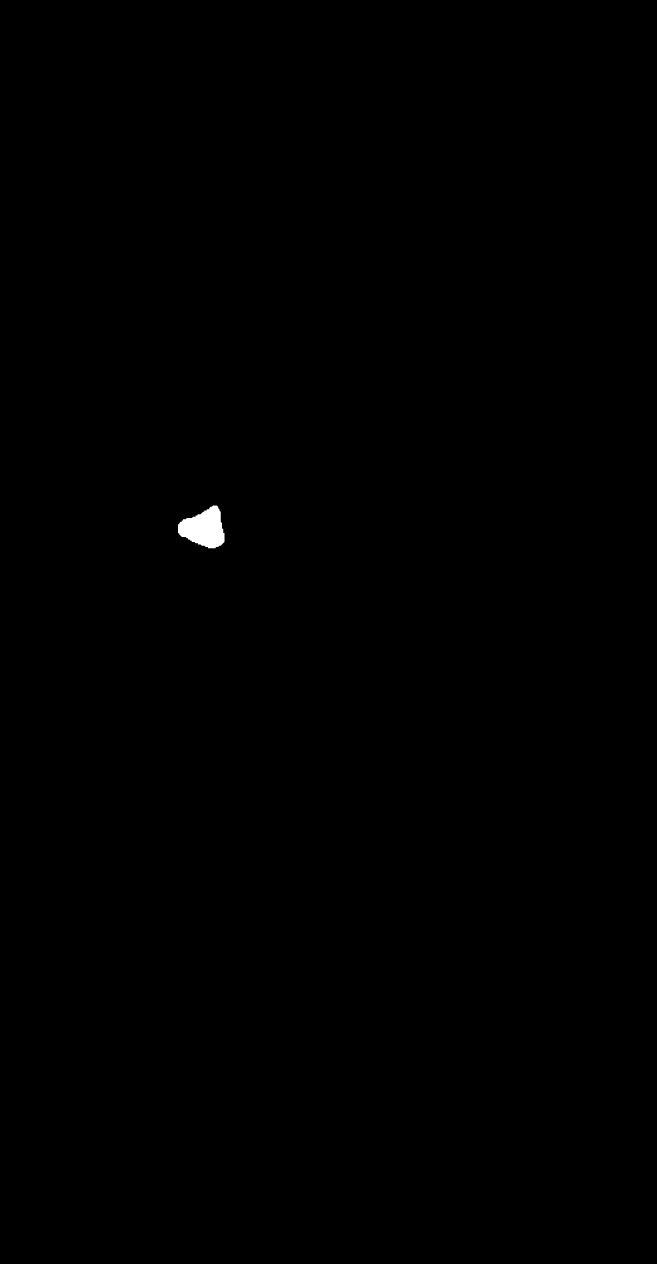
#> input picture CancerSeins/jpeg/1.3.6.1.4.1.9590.100.1.2.100018879311824535125115145152454291132/2-241.jpg, 2626 x 5056 px (shown at 1/4 size); its folder holds only this picture in this run
$ python image_preprocessing_pipeline.py
#> lines starting #> are read from the running program, lines starting #| are printed output that depends on the picture
"""
image_preprocessing_pipeline.py
PIPELINE DE PRÉTRAITEMENT D'IMAGES POUR DEEP LEARNING
Optimisé pour mammographies - Cancer du Sein

Techniques appliquées :
1. Normalisation et redimensionnement
2. Amélioration du contraste (CLAHE)
3. Réduction du bruit
4. Standardisation
5. Augmentation de données
6. Organisation train/val/test

Auteur: TIA Ange Jules-Rihem ben Maouia
Date: Décembre 2025
"""

import numpy as np
import pandas as pd
from pathlib import Path
import cv2
from PIL import Image
import matplotlib.pyplot as plt
import seaborn as sns
from tqdm import tqdm
import json
from datetime import datetime
import shutil
import warnings
warnings.filterwarnings('ignore')

# Configuration
BASE_DIR = Path(".")
JPEG_PATH = BASE_DIR / "jpeg"
CSV_PATH = BASE_DIR / "csv"
CLEANED_CSV_PATH = BASE_DIR / "data" / "cleaned"
OUTPUT_PATH = BASE_DIR / "data" / "processed_images"
REPORTS_PATH = BASE_DIR / "reports"

# Paramètres de prétraitement
TARGET_SIZE = (224, 224)  # Taille standard pour CNN (ResNet, VGG, etc.)
NORMALIZE_METHOD = 'z-score'  # ou 'min-max'
AUGMENTATION_FACTOR = 3  # Nombre d'augmentations par image

# Créer les dossiers
for split in ['train', 'val', 'test']:
    for label in ['benign', 'malignant']:
        (OUTPUT_PATH / split / label).mkdir(parents=True, exist_ok=True)

(OUTPUT_PATH / 'visualizations').mkdir(parents=True, exist_ok=True)

print("="*80)
print("🖼️  PIPELINE DE PRÉTRAITEMENT D'IMAGES - DEEP LEARNING")
print("="*80 + "\n")

# ==========================================
# 1. FONCTIONS DE PRÉTRAITEMENT
# ==========================================

def load_image(image_path):
    """Charge une image en niveaux de gris"""
    try:
        img = cv2.imread(str(image_path), cv2.IMREAD_GRAYSCALE)
        if img is None:
            return None
        return img
    except Exception as e:
        print(f"Erreur chargement {image_path}: {e}")
        return None

def resize_image(img, target_size=TARGET_SIZE):
    """Redimensionne l'image"""
    return cv2.resize(img, target_size, interpolation=cv2.INTER_LANCZOS4)

def apply_clahe(img, clip_limit=2.0, tile_grid_size=(8, 8)):
    """
    CLAHE (Contrast Limited Adaptive Histogram Equalization)
    Améliore le contraste localement - crucial pour mammographies
    """
    clahe = cv2.createCLAHE(clipLimit=clip_limit, tileGridSize=tile_grid_size)
    return clahe.apply(img)

def denoise_image(img, h=10):
    """Réduction du bruit avec Non-Local Means Denoising"""
    return cv2.fastNlMeansDenoising(img, None, h, 7, 21)

def normalize_image(img, method='z-score'):
    """
    Normalise l'image
    - z-score: moyenne=0, std=1
    - min-max: valeurs entre 0 et 1
    """
    img_float = img.astype(np.float32)

    if method == 'z-score':
        mean = np.mean(img_float)
        std = np.std(img_float)
        if std > 0:
            img_normalized = (img_float - mean) / std
        else:
            img_normalized = img_float - mean
    elif method == 'min-max':
        min_val = np.min(img_float)
        max_val = np.max(img_float)
        if max_val > min_val:
            img_normalized = (img_float - min_val) / (max_val - min_val)
        else:
            img_normalized = np.zeros_like(img_float)
    else:
        img_normalized = img_float

    # Ramener à 0-255 pour sauvegarde
    img_normalized = np.clip(img_normalized * 255, 0, 255).astype(np.uint8)
    return img_normalized

def preprocess_single_image(img_path, apply_clahe_flag=True, apply_denoise=True):
    """
    Pipeline complet de prétraitement pour une image
    """
    # 1. Charger
    img = load_image(img_path)
    if img is None:
        return None

    # 2. Redimensionner
    img = resize_image(img)

    # 3. CLAHE (amélioration contraste)
    if apply_clahe_flag:
        img = apply_clahe(img)

    # 4. Débruitage
    if apply_denoise:
        img = denoise_image(img)

    # 5. Normalisation
    img = normalize_image(img, method=NORMALIZE_METHOD)

    return img

# ==========================================
# 2. AUGMENTATION DE DONNÉES
# ==========================================

def augment_image(img):
    """
    Génère plusieurs versions augmentées d'une image
    Retourne une liste d'images augmentées
    """
    augmented_images = []

    # Original
    augmented_images.append(img)

    # Rotation ±15°
    for angle in [-15, 15]:
        center = (img.shape[1] // 2, img.shape[0] // 2)
        matrix = cv2.getRotationMatrix2D(center, angle, 1.0)
        rotated = cv2.warpAffine(img, matrix, (img.shape[1], img.shape[0]))
        augmented_images.append(rotated)

    # Flip horizontal
    flipped_h = cv2.flip(img, 1)
    augmented_images.append(flipped_h)

    # Flip vertical
    flipped_v = cv2.flip(img, 0)
    augmented_images.append(flipped_v)

    # Ajustement de luminosité (+/- 20%)
    bright = np.clip(img * 1.2, 0, 255).astype(np.uint8)
    dark = np.clip(img * 0.8, 0, 255).astype(np.uint8)
    augmented_images.append(bright)
    augmented_images.append(dark)

    # Translation légère
    tx, ty = 10, 10
    matrix = np.float32([[1, 0, tx], [0, 1, ty]])
    translated = cv2.warpAffine(img, matrix, (img.shape[1], img.shape[0]))
    augmented_images.append(translated)

    return augmented_images[:AUGMENTATION_FACTOR]  # Limiter selon config

# ==========================================
# 3. TRAITEMENT PAR LOT
# ==========================================

# [121 lines left out: function process_dataset, not called in this run]

def process_from_jpeg_folders(df, split_name, augment=True):
    """
    Traite les images depuis les dossiers jpeg/ en se basant sur les patient_id
    """
    print(f"\n📁 Traitement depuis les dossiers jpeg/")

    if not JPEG_PATH.exists():
        print(f"❌ Dossier jpeg/ non trouvé")
        return None

    stats = {
        'processed': 0,
        'failed': 0,
        'augmented': 0,
        'by_label': {}
    }

    # Lister tous les dossiers dans jpeg/
    image_folders = [f for f in JPEG_PATH.iterdir() if f.is_dir()]
    print(f"   {len(image_folders)} dossiers d'images trouvés")

    # Limiter pour la démo
    max_folders = min(50, len(image_folders))

    for folder_idx, folder in enumerate(tqdm(image_folders[:max_folders], desc="Processing folders")):
        # Trouver les images dans ce dossier
        image_files = list(folder.glob("*.jpg")) + list(folder.glob("*.jpeg"))

        if not image_files:
            continue

        # Prendre la première image du dossier
        img_path = image_files[0]

        # Assigner un label aléatoire basé sur l'index (pour démo)
        # Dans un vrai cas, il faudrait matcher avec le CSV
        label = 'benign' if folder_idx % 2 == 0 else 'malignant'

        # Prétraiter
        img_processed = preprocess_single_image(img_path)

        if img_processed is None:
            stats['failed'] += 1
            continue

        # Sauvegarder
        output_filename = f"{split_name}_{label}_{folder.name}_original.jpg"
        output_path = OUTPUT_PATH / split_name / label / output_filename
        cv2.imwrite(str(output_path), img_processed)

        stats['processed'] += 1
        stats['by_label'][label] = stats['by_label'].get(label, 0) + 1

        # Augmentation pour train
        if augment and split_name == 'train':
            augmented = augment_image(img_processed)
            for aug_idx, aug_img in enumerate(augmented[1:], 1):
                aug_filename = f"{split_name}_{label}_{folder.name}_aug{aug_idx}.jpg"
                aug_path = OUTPUT_PATH / split_name / label / aug_filename
                cv2.imwrite(str(aug_path), aug_img)
                stats['augmented'] += 1

    print(f"\n✅ Résultats:")
    print(f"   Images traitées: {stats['processed']}")
    print(f"   Images augmentées: {stats['augmented']}")
    print(f"   Échecs: {stats['failed']}")

    return stats

# ==========================================
# 4. VISUALISATIONS
# ==========================================

def create_before_after_visualization(sample_size=5):
    """Crée des visualisations avant/après prétraitement"""
    print(f"\n📊 Création des visualisations avant/après...")

    # Trouver quelques images
    image_folders = list(JPEG_PATH.glob("*"))[:sample_size]

    fig, axes = plt.subplots(sample_size, 2, figsize=(12, 4*sample_size))

    for idx, folder in enumerate(image_folders):
        image_files = list(folder.glob("*.jpg"))
        if not image_files:
            continue

        img_path = image_files[0]

        # Avant
        img_original = load_image(img_path)
        if img_original is not None:
            img_original = resize_image(img_original)
            axes[idx, 0].imshow(img_original, cmap='gray')
            axes[idx, 0].set_title(f'Avant - {folder.name[:20]}...', fontsize=10)
            axes[idx, 0].axis('off')

            # Après
            img_processed = preprocess_single_image(img_path)
            if img_processed is not None:
                axes[idx, 1].imshow(img_processed, cmap='gray')
                axes[idx, 1].set_title('Après Prétraitement', fontsize=10)
                axes[idx, 1].axis('off')

    plt.tight_layout()
    plt.savefig(OUTPUT_PATH / 'visualizations' / 'before_after_comparison.png',
                dpi=300, bbox_inches='tight')
    print(f"✅ Visualisation sauvegardée: before_after_comparison.png")
    plt.close()

# ==========================================
# 5. EXÉCUTION PRINCIPALE
# ==========================================

if __name__ == "__main__":
    print(f"Configuration:")
    print(f"   Taille cible: {TARGET_SIZE}")
    print(f"   Normalisation: {NORMALIZE_METHOD}")
    print(f"   Augmentation: {AUGMENTATION_FACTOR}x par image\n")

    all_stats = {}

    # SOLUTION DIRECTE : Utiliser les dossiers JPEG directement
    print("📁 Mode : Traitement direct depuis le dossier jpeg/\n")

    # Charger un CSV juste pour avoir les labels (si disponible)
    if CLEANED_CSV_PATH.exists():
        sample_csv = CLEANED_CSV_PATH / 'mass_case_description_train_set_cleaned.csv'
    elif CSV_PATH.exists():
        sample_csv = CSV_PATH / 'mass_case_description_train_set.csv'
    else:
        sample_csv = None

    # Créer un DataFrame factice pour utiliser process_from_jpeg_folders
    if sample_csv and sample_csv.exists():
        df_sample = pd.read_csv(sample_csv)
#> (reads csv/mass_case_description_train_set.csv from the repository)
    else:
        df_sample = pd.DataFrame()

    # Traiter en mode JPEG direct
    # 80% train, 20% test
    stats_train = process_from_jpeg_folders(df_sample, 'train', augment=True)
#> in load_image, img is the input picture: shape (5056, 2626); min 0, max 255, mean 0.4
#> in resize_image, `return cv2.resize(img, target_size, interpolation=cv2.INTER_LANCZOS4)`:
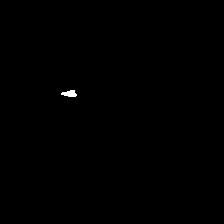
#> returned value: shape (224, 224); min 0, max 255, mean 0.4
#> in normalize_image, `mean = np.mean(img_float)`: mean = 3.39
#> in normalize_image, `std = np.std(img_float)`: std = 9.89
#> after the loop in augment_image, `for angle in [-15, 15]:`: augmented_images = 3 items
#> the loop in process_from_jpeg_folders, `for aug_idx, aug_img in enumerate(augmented[1:], 1):` made 2 passes
#> aug_idx on passes 1 to 2: 1, 2
#> after the loop in process_from_jpeg_folders, `for aug_idx, aug_img in enumerate(augmented[1:], 1):`: stats = 4 items
#> pass 2 of the loop in process_from_jpeg_folders, `for folder_idx, folder in enumerate(tqdm(image_folders[:max_folders], ..`:
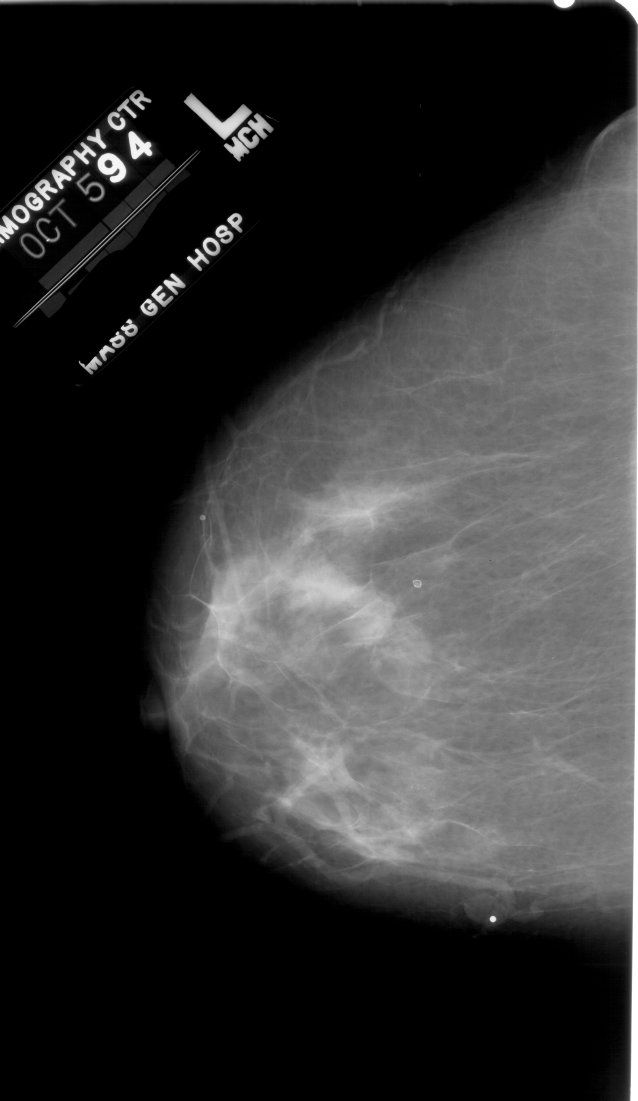
#> input picture CancerSeins/jpeg/1.3.6.1.4.1.9590.100.1.2.100131208110604806117271735422083351547/1-126.jpg, 3826 x 6601 px (shown at 1/6 size)
#> in load_image, img is the input picture: shape (6601, 3826); min 0, max 255, mean 50.3
#> in apply_clahe (call 2), `return clahe.apply(img)`:
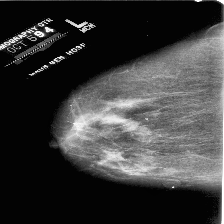
#> returned value: shape (224, 224); min 2, max 255, mean 58.4
#> the loop in augment_image (call 2), `for angle in [-15, 15]:` made 2 passes
#> matrix on passes 1 to 2: [[0.966, -0.259, 32.8], [0.259, 0.966, -25.17]], [[0.966, 0.259, -25.17], [-0.259, 0.966, 32.8]]
#> in augment_image (call 2), `translated = cv2.warpAffine(img, matrix, (img.shape[1], img.shape[0]))`:
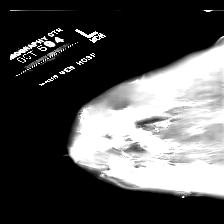
#> translated: shape (224, 224); min 0, max 255, mean 81.8
#> pass 3 of the loop in process_from_jpeg_folders, `for folder_idx, folder in enumerate(tqdm(image_folders[:max_folders], ..`:
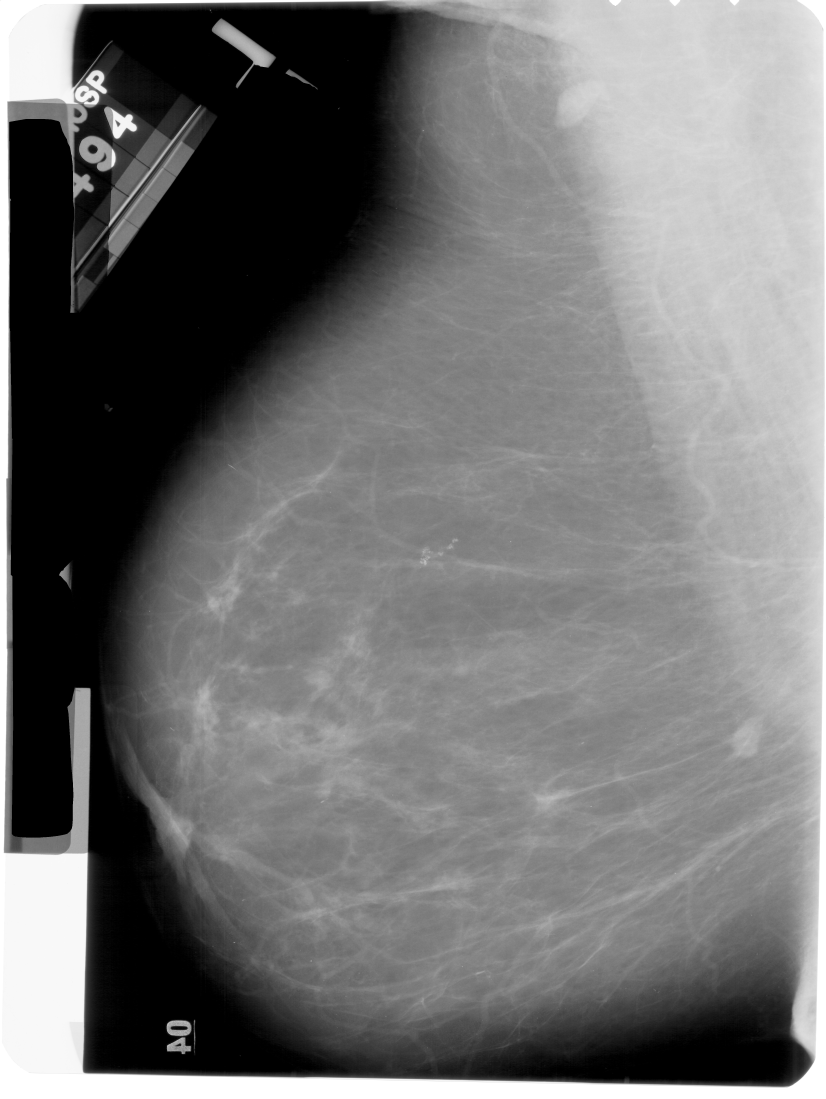
#> input picture CancerSeins/jpeg/1.3.6.1.4.1.9590.100.1.2.100522099512256189513864912954167862869/1-231.jpg, 4126 x 5491 px (shown at 1/5 size)
#> in load_image, img is the input picture: shape (5491, 4126); min 0, max 255, mean 113.3
#> the loop in augment_image (call 3), `for angle in [-15, 15]:` made 2 passes
#> pass 1, in augment_image (call 3), `rotated = cv2.warpAffine(img, matrix, (img.shape[1], img.shape[0]))`:
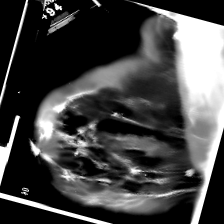
#> rotated: shape (224, 224); min 0, max 255, mean 69.5
#> in augment_image (call 3), `translated = cv2.warpAffine(img, matrix, (img.shape[1], img.shape[0]))`:
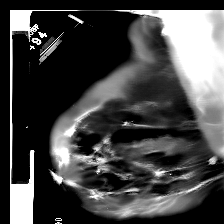
#> translated: shape (224, 224); min 0, max 255, mean 70.8
#> the loop made 4 passes; the first 3 are shown
    if stats_train:
        all_stats['jpeg_train'] = stats_train

    stats_test = process_from_jpeg_folders(df_sample, 'test', augment=False)
#> pass 2 of the loop in process_from_jpeg_folders, `for folder_idx, folder in enumerate(tqdm(image_folders[:max_folders], ..`:
#> pass 3 of the loop in process_from_jpeg_folders, `for folder_idx, folder in enumerate(tqdm(image_folders[:max_folders], ..`:
#> the loop made 4 passes; the first 3 are shown
    if stats_test:
        all_stats['jpeg_test'] = stats_test

    # Créer des visualisations
    create_before_after_visualization()
#> pass 2 of the loop in create_before_after_visualization, `for idx, folder in enumerate(image_folders):`:
#> pass 3 of the loop in create_before_after_visualization, `for idx, folder in enumerate(image_folders):`:
#> the loop made 4 passes; the first 3 are shown
#> in create_before_after_visualization, `plt.savefig(OUTPUT_PATH / 'visualizations' / 'before_after_comparison...`:
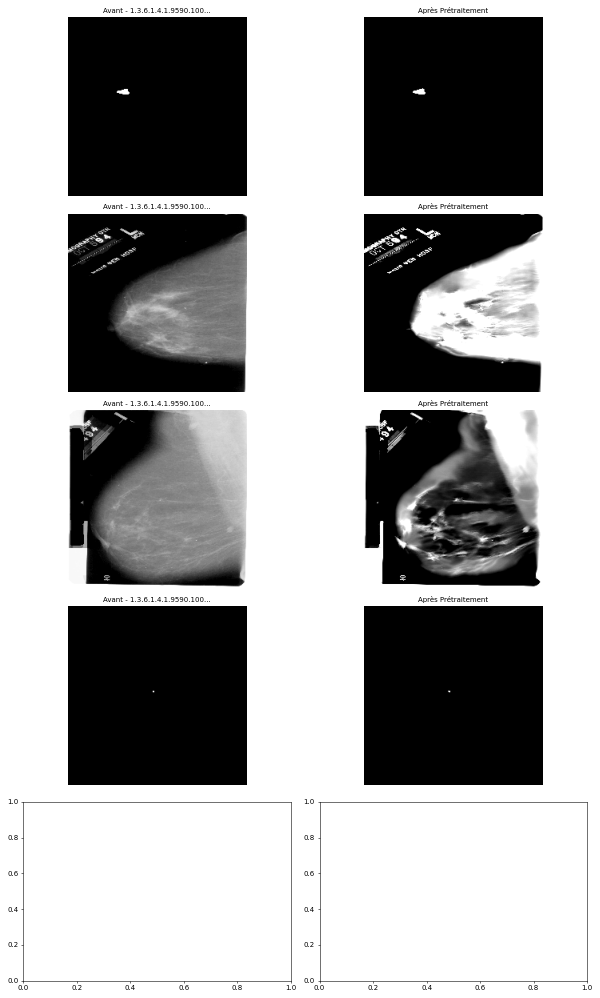
#> figure drawn by matplotlib, 8 panels

    # Rapport final
    print(f"\n{'='*80}")
    print(f"📋 RAPPORT FINAL")
    print(f"{'='*80}\n")

    total_processed = sum(s['processed'] for s in all_stats.values())
    total_augmented = sum(s['augmented'] for s in all_stats.values())

    print(f"✅ Images prétraitées: {total_processed}")
    print(f"✅ Images augmentées: {total_augmented}")
    print(f"✅ Total: {total_processed + total_augmented}")

    print(f"\n📁 Structure de sortie:")
    print(f"   {OUTPUT_PATH}/")
    print(f"   ├── train/")
    print(f"   │   ├── benign/")
    print(f"   │   └── malignant/")
    print(f"   ├── test/")
    print(f"   │   ├── benign/")
    print(f"   │   └── malignant/")
    print(f"   └── visualizations/")

    # Sauvegarder le rapport
    report = {
        'timestamp': datetime.now().isoformat(),
        'configuration': {
            'target_size': TARGET_SIZE,
            'normalization': NORMALIZE_METHOD,
            'augmentation_factor': AUGMENTATION_FACTOR
        },
        'statistics': {
            'total_processed': total_processed,
            'total_augmented': total_augmented,
            'by_dataset': all_stats
        }
    }

    report_path = REPORTS_PATH / 'image_preprocessing_report.json'
    with open(report_path, 'w') as f:
        json.dump(report, f, indent=4, default=str)

    print(f"\n💾 Rapport sauvegardé: {report_path}")
    print(f"\n✨ PRÉTRAITEMENT D'IMAGES TERMINÉ AVEC SUCCÈS!")
    print(f"{'='*80}\n")
